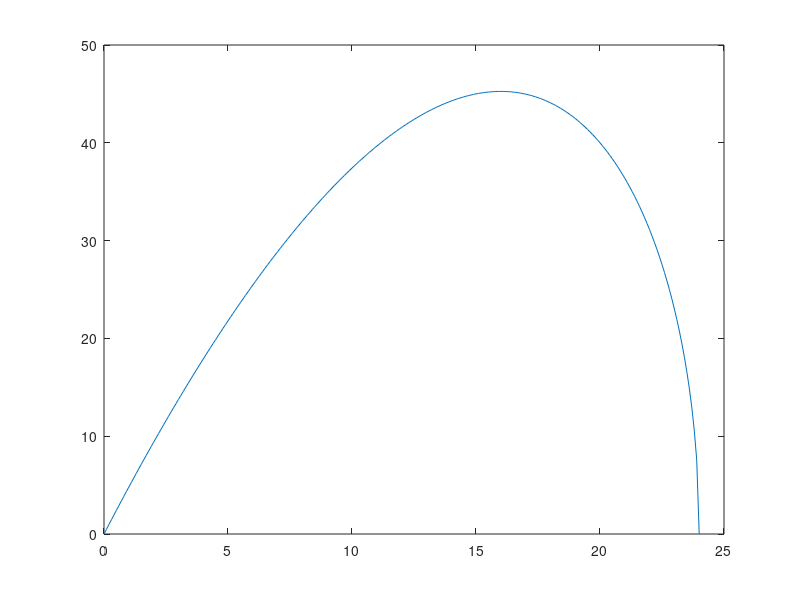
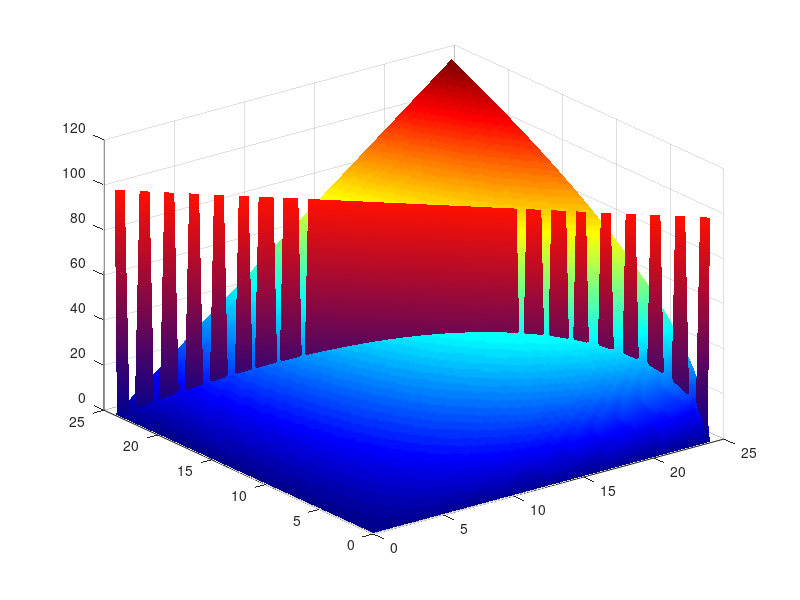
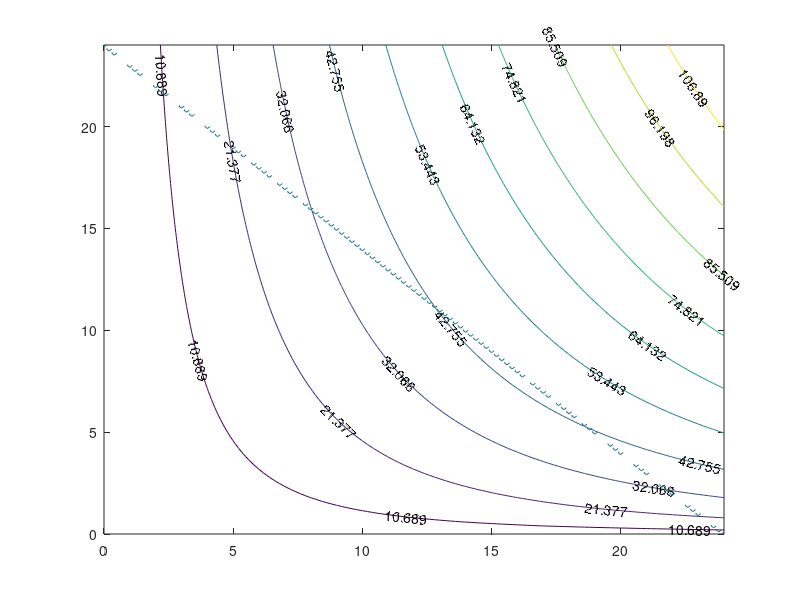

The MATLAB script that drew these images, in order:


%1D transformation
xx=0:0.1:24;
ff=xx.*sqrt(24-xx);
figure
plot(xx,ff);
% ff=xx.^2;
% yy=xx-0.25;
% zz=-2*(xx+1)+1;
% hold on
% plot(xx,ff,xx,yy,xx,zz)

%Time management example
x=0:.2:24;
y=0:.2:24;
[xx,yy]=meshgrid(x,y);
ff=xx.*sqrt(yy);%Example 1.2
region=(xx+yy==24);
region=double(region)*100;
figure
surf(xx,yy,ff)
colormap(jet)
hold on
surf(xx,yy,region)
shading interp 
hold off

figure
contour(xx,yy,ff,10,'ShowText','on')
hold on
contour(xx,yy,region,1,'--')
hold off





% xx=-3:0.1:3;
% ff=xx.^2-2*xx;
% figure
% plot(xx,ff)
% 
% ff=xx.^3-3*xx;
% figure
% plot(xx,ff)
% 
% xx=-5:0.01:5;
% figure 
% ff=xx.^2+4.*cos(xx.^2);
% plot(xx,ff)
% 
% x=-1:0.1:1;
% y=x;
% [xx,yy]=meshgrid(x,y);
% ff=xx.^2-yy.^2;
% figure
% surf(xx,yy,ff)
% colormap(jet)
% figure
% contour(xx,yy,ff)




